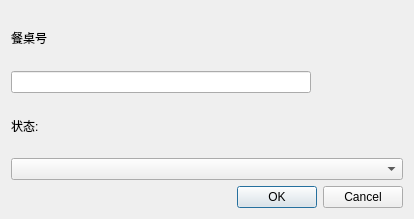
<?xml version="1.0" encoding="UTF-8"?>
<ui version="4.0">
 <class>AddTableDialog</class>
 <widget class="QDialog" name="AddTableDialog">
  <property name="geometry">
   <rect>
    <x>0</x>
    <y>0</y>
    <width>414</width>
    <height>219</height>
   </rect>
  </property>
  <layout class="QVBoxLayout" name="verticalLayout">
   <item>
    <widget class="QLabel" name="label">
     <property name="text">
      <string>餐桌号</string>
     </property>
    </widget>
   </item>
   <item>
    <widget class="QLineEdit" name="lineEditTableId">
     <property name="maximumSize">
      <size>
       <width>300</width>
       <height>16777215</height>
      </size>
     </property>
    </widget>
   </item>
   <item>
    <widget class="QLabel" name="labelStatus">
     <property name="text">
      <string>状态:</string>
     </property>
    </widget>
   </item>
   <item>
    <widget class="QComboBox" name="comboBox"/>
   </item>
   <item>
    <widget class="QDialogButtonBox" name="buttonBox">
     <property name="orientation">
      <enum>Qt::Horizontal</enum>
     </property>
     <property name="standardButtons">
      <set>QDialogButtonBox::Cancel|QDialogButtonBox::Ok</set>
     </property>
    </widget>
   </item>
  </layout>
 </widget>
 <resources/>
 <connections/>
</ui>
